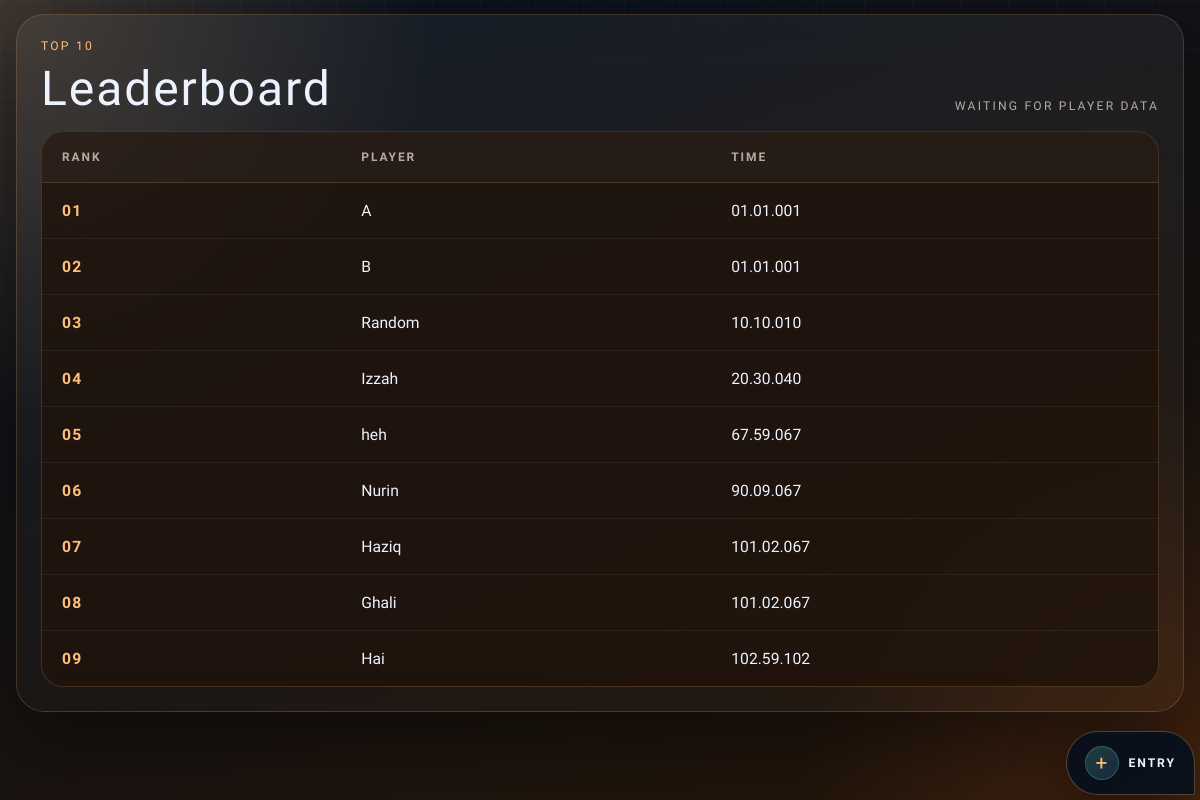
The page / on the database its author committed.
### tables this page shows
CREATE TABLE `user` (
  `Name` text NOT NULL,
  `minute` int(11) NOT NULL,
  `second` int(11) NOT NULL,
  `milliseconds` int(11) NOT NULL,
  `Id` int(11) NOT NULL
);

### index.php (the view, shortened to what this page needs)
<?php
include "db.php";
$sql = "SELECT * FROM user ORDER BY minute ASC, second ASC, milliseconds ASC LIMIT 10";
$result = $conn->query($sql);
?>
<!DOCTYPE html>
<html lang="en">
<head>
	<link rel="stylesheet" href="styles.css">
</head>
<body>
	<main class="page-shell">
		<section class="board-panel" aria-label="Top 10 leaderboard">
			<div class="board-header">
				<div>
					<p class="section-label">Top 10</p>
					<h2>Leaderboard</h2>
				</div>
				<div class="board-meta">Waiting for player data</div>
			</div>
			<div class="table-wrap" role="region" aria-label="Leaderboard entries">
				<table class="leaderboard-table">
					<thead>
						<tr>
							<th scope="col">Rank</th>
							<th scope="col">Player</th>
							<th scope="col">Time</th>
						</tr>
					</thead>
					<tbody>
					<?php
					$rank = 1;
					if($result->num_rows > 0){
						while($row = $result->fetch_assoc()){
							$time = str_pad($row["minute"],2,"0", STR_PAD_LEFT). "." .
									str_pad($row["second"],2,"0", STR_PAD_LEFT). "." .
									str_pad($row["milliseconds"],3,"0", STR_PAD_LEFT);
							echo "<tr>
									<td>" . str_pad($rank,2, "0", STR_PAD_LEFT) . "</td>
									<td>" . htmlspecialchars($row["Name"]) . "</td>
									<td>" . $time . "</td>
								</tr>";
							$rank++;
						}
						}
					?>
					</tbody>
				</table>
			</div>
		</section>
	</main>
	<details class="entry-bubble" aria-label="Dummy entry panel">
		<summary class="entry-bubble__summary">
			<span class="entry-bubble__icon" aria-hidden="true">+</span>
			<span class="entry-bubble__text">Entry</span>
		</summary>
	</details>
</body>
</html>

### styles.css (style rules this page uses)
:root { color-scheme: dark; --bg: #07111f; --bg-alt: #241508; --panel: rgba(32, 20, 12, 0.82); --panel-strong: rgba(44, 27, 16, 0.96); --line: rgba(255, 184, 112, 0.18); --line-strong: rgba(255, 184, 112, 0.3); --text: #ecf3ff; --muted: #b9a9a0; --accent: #ffbf7a; --accent-2: #ff8f4f; --shadow: 0 30px 80px rgba(0, 0, 0, 0.42); --radius-xl: 28px; --radius-lg: 20px; --radius-md: 14px; --font-display: "Racing Sans One", "Impact", sans-serif; --font-body: "Rajdhani", "Segoe UI", sans-serif; }
* { box-sizing: border-box; }
html { min-height: 100%; }
body { margin: 0; min-height: 100vh; font-family: var(--font-body); color: var(--text); background: radial-gradient(circle at top left, rgba(255, 186, 108, 0.22), transparent 30%), radial-gradient(circle at bottom right, rgba(255, 123, 59, 0.16), transparent 28%), linear-gradient(160deg, var(--bg) 0%, var(--bg-alt) 100%); }
body::before { content: ""; position: fixed; inset: 0; pointer-events: none; background-image: linear-gradient(rgba(255, 214, 176, 0.035) 1px, transparent 1px), linear-gradient(90deg, rgba(255, 214, 176, 0.035) 1px, transparent 1px); background-size: 48px 48px; mask-image: linear-gradient(to bottom, rgba(0, 0, 0, 0.7), transparent 95%); }
.page-shell { width: min(1180px, calc(100% - 32px)); margin: 0 auto; padding: 14px 0 40px; position: relative; z-index: 1; }
.board-panel { background: linear-gradient(180deg, rgba(255, 255, 255, 0.05), rgba(255, 255, 255, 0.02)); border: 1px solid var(--line); box-shadow: var(--shadow); backdrop-filter: blur(20px); }
.section-label, .board-meta, .stat-label { text-transform: uppercase; letter-spacing: 0.18em; font-size: 0.76rem; }
.section-label { color: var(--accent); margin: 0 0 12px; }
h2, .stat-card strong { font-family: var(--font-display); font-weight: 400; letter-spacing: 0.04em; }
.board-meta { color: var(--muted); }
.board-panel { margin-top: 0; border-radius: var(--radius-xl); padding: 24px; }
.board-header { display: flex; justify-content: space-between; align-items: end; gap: 16px; margin-bottom: 18px; }
.board-header h2 { margin: 0; font-size: clamp(2rem, 4vw, 3.25rem); line-height: 1; }
.table-wrap { overflow-x: auto; border-radius: calc(var(--radius-lg) + 2px); border: 1px solid var(--line); background: var(--panel); }
.leaderboard-table { width: 100%; border-collapse: collapse; min-width: 520px; }
.leaderboard-table thead th { text-align: left; padding: 18px 20px; font-size: 0.75rem; text-transform: uppercase; letter-spacing: 0.16em; color: var(--muted); background: rgba(255, 255, 255, 0.03); border-bottom: 1px solid var(--line); }
.leaderboard-table tbody td { padding: 18px 20px; border-bottom: 1px solid rgba(145, 182, 255, 0.09); font-size: 0.98rem; }
.leaderboard-table tbody tr { transition: transform 180ms ease, background-color 180ms ease; }
.leaderboard-table tbody tr:last-child td { border-bottom: none; }
.leaderboard-table td:first-child { color: var(--accent); font-weight: 700; letter-spacing: 0.08em; }
.entry-bubble { position: fixed; right: 5px; bottom: 5px; width: auto; z-index: 2; padding: 0; }
.entry-bubble > summary { list-style: none; }
.entry-bubble__summary { display: inline-flex; align-items: center; gap: 10px; justify-content: center; min-width: 64px; height: 64px; padding: 0 18px; border-radius: 999px 999px 0 999px; background: rgba(8, 16, 29, 0.94); border: 1px solid var(--line-strong); box-shadow: 0 22px 60px rgba(0, 0, 0, 0.45); backdrop-filter: blur(18px); cursor: pointer; user-select: none; margin-left: auto; width: fit-content; transition: transform 180ms ease, border-color 180ms ease, background-color 180ms ease; }
.entry-bubble__icon { width: 34px; height: 34px; border-radius: 999px; display: grid; place-items: center; background: linear-gradient(135deg, rgba(124, 247, 212, 0.2), rgba(105, 168, 255, 0.16)); border: 1px solid rgba(124, 247, 212, 0.22); color: var(--accent); font-size: 1.3rem; line-height: 1; flex: none; }
.entry-bubble__text { text-transform: uppercase; letter-spacing: 0.16em; font-size: 0.76rem; font-weight: 700; color: var(--text); }

### rows shown on the page
user: rank "01", Name "A", time "01.01.001"
user: rank "02", Name "B", time "01.01.001"
user: rank "03", Name "Random", time "10.10.010"
user: rank "04", Name "Izzah", time "20.30.040"
user: rank "05", Name "heh", time "67.59.067"
user: rank "06", Name "Nurin", time "90.09.067"
user: rank "07", Name "Haziq", time "101.02.067"
user: rank "08", Name "Ghali", time "101.02.067"
user: rank "09", Name "Hai", time "102.59.102"
